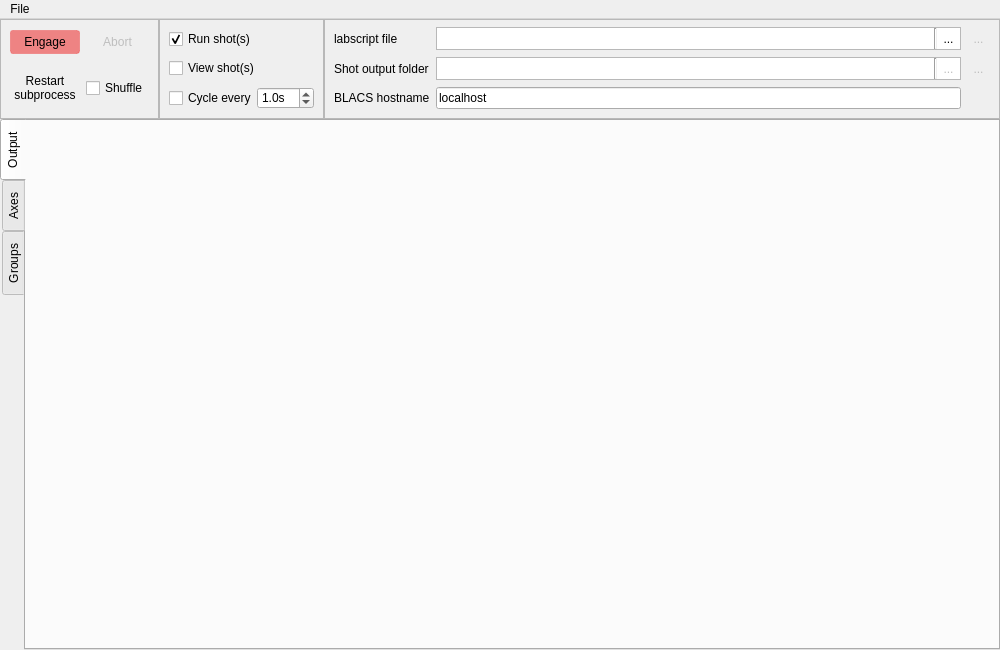
<?xml version="1.0" encoding="UTF-8"?>
<ui version="4.0">
 <class>MainWindow</class>
 <widget class="QMainWindow" name="MainWindow">
  <property name="geometry">
   <rect>
    <x>0</x>
    <y>0</y>
    <width>1000</width>
    <height>650</height>
   </rect>
  </property>
  <property name="windowTitle">
   <string>runmanager - the labscript suite</string>
  </property>
  <property name="windowIcon">
   <iconset>
    <normaloff>:/qtutils/custom/runmanager.png</normaloff>:/qtutils/custom/runmanager.png</iconset>
  </property>
  <property name="styleSheet">
   <string notr="true"/>
  </property>
  <property name="unifiedTitleAndToolBarOnMac">
   <bool>false</bool>
  </property>
  <widget class="QWidget" name="centralwidget">
   <property name="styleSheet">
    <string notr="true">QPushButton {
     border: none;
     padding: 4px;
 }

QPushButton:hover {
     background-color: qlineargradient(x1: 0, y1: 0, x2: 0, y2: 1,
                                       stop: 0 #f6f7fa, stop: 1 #dadbde);
     border: 1px solid #8f8f91;
     border-radius: 3px;
 }

 QPushButton:pressed {
     background-color: qlineargradient(x1: 0, y1: 0, x2: 0, y2: 1,
                                       stop: 0 #dadbde, stop: 1 #f6f7fa);
     border: 1px solid #8f8f91;
     border-radius: 3px;
 }

QPushButton:checked {
     background-color: #dadbde;
     border: 1px solid #8f8f91;
     border-radius: 3px;
 }

QPushButton:hover:checked {
     background-color: qlineargradient(x1: 0, y1: 0, x2: 0, y2: 1,
                                       stop: 0 #dadbde, stop: 1 #f6f7fa);
     border: 1px solid #8f8f91;
     border-radius: 3px;
 }

QToolButton {
     border: none;
     padding: 2px;
 }

QToolButton:hover {
     background-color: qlineargradient(x1: 0, y1: 0, x2: 0, y2: 1,
                                       stop: 0 #f6f7fa, stop: 1 #dadbde);
     border: 1px solid #8f8f91;
     border-radius: 3px;
 }

 QToolButton:pressed {
     background-color: qlineargradient(x1: 0, y1: 0, x2: 0, y2: 1,
                                       stop: 0 #dadbde, stop: 1 #f6f7fa);
     border: 1px solid #8f8f91;
     border-radius: 3px;
 }

QToolButton:checked {
     background-color: #dadbde;
     border: 1px solid #8f8f91;
     border-radius: 3px;
 }

QToolButton:hover:checked {
     background-color: qlineargradient(x1: 0, y1: 0, x2: 0, y2: 1,
                                       stop: 0 #dadbde, stop: 1 #f6f7fa);
     border: 1px solid #8f8f91;
     border-radius: 3px;
 }
</string>
   </property>
   <layout class="QVBoxLayout" name="verticalLayout">
    <property name="spacing">
     <number>0</number>
    </property>
    <property name="margin">
     <number>0</number>
    </property>
    <item>
     <layout class="QHBoxLayout" name="horizontalLayout_3">
      <property name="spacing">
       <number>0</number>
      </property>
      <property name="sizeConstraint">
       <enum>QLayout::SetDefaultConstraint</enum>
      </property>
      <item>
       <widget class="QFrame" name="frame">
        <property name="styleSheet">
         <string notr="true"/>
        </property>
        <property name="frameShape">
         <enum>QFrame::StyledPanel</enum>
        </property>
        <layout class="QGridLayout" name="gridLayout">
         <property name="topMargin">
          <number>0</number>
         </property>
         <property name="bottomMargin">
          <number>0</number>
         </property>
         <item row="0" column="1">
          <widget class="QPushButton" name="pushButton_abort">
           <property name="enabled">
            <bool>false</bool>
           </property>
           <property name="focusPolicy">
            <enum>Qt::NoFocus</enum>
           </property>
           <property name="toolTip">
            <string>Stop compiling shots after the current shot is compiled.
 To interrupt a compilation mid-shot, use the 'Restart subprocess' button</string>
           </property>
           <property name="text">
            <string>Abort</string>
           </property>
           <property name="icon">
            <iconset>
             <normaloff>:/qtutils/fugue/cross-octagon.png</normaloff>:/qtutils/fugue/cross-octagon.png</iconset>
           </property>
          </widget>
         </item>
         <item row="0" column="0">
          <widget class="QPushButton" name="pushButton_engage">
           <property name="enabled">
            <bool>true</bool>
           </property>
           <property name="focusPolicy">
            <enum>Qt::NoFocus</enum>
           </property>
           <property name="toolTip">
            <string>&lt;html&gt;&lt;head/&gt;&lt;body&gt;&lt;p&gt;Compile pending shots, submit them to BLACS if &quot;run shots&quot; is checked, and send them to runviewer if &quot;view shots&quot; is checked.&lt;/p&gt;&lt;/body&gt;&lt;/html&gt;</string>
           </property>
           <property name="autoFillBackground">
            <bool>false</bool>
           </property>
           <property name="styleSheet">
            <string notr="true">QPushButton {
	 background-color: rgb(238,96,96,192);
     border: 1px solid rgb(238,96,96,128);
	  border-radius: 3px;
     padding: 4px;
 }

QPushButton:hover {
     background-color: qlineargradient(x1: 0, y1: 0, x2: 0, y2: 1,
                                       stop: 0 #ff7878, stop: 1 #dd4848);
     border: None;
	 border-radius: 3px;
 }

 QPushButton:pressed {
     background-color: qlineargradient(x1: 0, y1: 0, x2: 0, y2: 1,
                                       stop: 0 #dd4848, stop: 1 #ff7878);
     border: 1px solid #8f8f91;
     border-radius: 3px;
 }</string>
           </property>
           <property name="text">
            <string>Engage</string>
           </property>
           <property name="icon">
            <iconset>
             <normaloff>:/qtutils/fugue/control.png</normaloff>:/qtutils/fugue/control.png</iconset>
           </property>
           <property name="autoDefault">
            <bool>false</bool>
           </property>
           <property name="flat">
            <bool>false</bool>
           </property>
          </widget>
         </item>
         <item row="1" column="0">
          <widget class="QPushButton" name="pushButton_restart_subprocess">
           <property name="focusPolicy">
            <enum>Qt::NoFocus</enum>
           </property>
           <property name="toolTip">
            <string>&lt;html&gt;&lt;head/&gt;&lt;body&gt;&lt;p&gt;Forcefully restart the compilation subprocess, stopping any compilation in process.&lt;/p&gt;&lt;p&gt;This can be useful if the child process is misbehaving for any reason.&lt;/p&gt;&lt;/body&gt;&lt;/html&gt;</string>
           </property>
           <property name="text">
            <string>Restart
subprocess</string>
           </property>
           <property name="icon">
            <iconset>
             <normaloff>:/qtutils/fugue/arrow-circle-135-left.png</normaloff>:/qtutils/fugue/arrow-circle-135-left.png</iconset>
           </property>
          </widget>
         </item>
         <item row="1" column="1">
          <widget class="QCheckBox" name="pushButton_shuffle">
           <property name="focusPolicy">
            <enum>Qt::NoFocus</enum>
           </property>
           <property name="toolTip">
            <string>&lt;html&gt;&lt;head/&gt;&lt;body&gt;&lt;p&gt;Send compiled shots to BLACS in a random order, to prevent scanned parameters correlating with temporal drifts.&lt;/p&gt;&lt;/body&gt;&lt;/html&gt;</string>
           </property>
           <property name="text">
            <string>Shuffle</string>
           </property>
           <property name="icon">
            <iconset>
             <normaloff>:/qtutils/fugue/arrow-switch.png</normaloff>:/qtutils/fugue/arrow-switch.png</iconset>
           </property>
           <property name="checkable">
            <bool>true</bool>
           </property>
           <property name="tristate">
            <bool>true</bool>
           </property>
          </widget>
         </item>
        </layout>
       </widget>
      </item>
      <item>
       <widget class="QFrame" name="frame">
        <property name="sizePolicy">
         <sizepolicy hsizetype="Minimum" vsizetype="Preferred">
          <horstretch>0</horstretch>
          <verstretch>0</verstretch>
         </sizepolicy>
        </property>
        <property name="frameShape">
         <enum>QFrame::StyledPanel</enum>
        </property>
        <layout class="QVBoxLayout" name="verticalLayout_2">
         <property name="spacing">
          <number>9</number>
         </property>
         <property name="sizeConstraint">
          <enum>QLayout::SetDefaultConstraint</enum>
         </property>
         <item>
          <widget class="QCheckBox" name="checkBox_run_shots">
           <property name="toolTip">
            <string>Send the shot files to BLACS after compilation</string>
           </property>
           <property name="text">
            <string>Run shot(s)</string>
           </property>
           <property name="checked">
            <bool>true</bool>
           </property>
          </widget>
         </item>
         <item>
          <widget class="QCheckBox" name="checkBox_view_shots">
           <property name="toolTip">
            <string>Open the shot files in runviewer after compilation</string>
           </property>
           <property name="text">
            <string>View shot(s)</string>
           </property>
          </widget>
         </item>
         <item>
          <layout class="QHBoxLayout" name="cycle_layout">
           <property name="spacing">
            <number>0</number>
           </property>
           <item>
            <widget class="QCheckBox" name="checkBox_cycle">
             <property name="toolTip">
              <string>Auto-Engage Every X seconds</string>
             </property>
             <property name="text">
              <string>Cycle every</string>
             </property>
            </widget>
           </item>
           <item>
            <widget class="QDoubleSpinBox" name="doubleSpinBox_cycle_time">
             <property name="sizePolicy">
              <sizepolicy hsizetype="Minimum" vsizetype="Fixed">
               <horstretch>0</horstretch>
               <verstretch>0</verstretch>
              </sizepolicy>
             </property>
             <property name="baseSize">
              <size>
               <width>0</width>
               <height>0</height>
              </size>
             </property>
             <property name="toolTip">
              <string>Cycle Time in seconds</string>
             </property>
             <property name="buttonSymbols">
              <enum>QAbstractSpinBox::UpDownArrows</enum>
             </property>
             <property name="specialValueText">
              <string/>
             </property>
             <property name="correctionMode">
              <enum>QAbstractSpinBox::CorrectToNearestValue</enum>
             </property>
             <property name="prefix">
              <string/>
             </property>
             <property name="suffix">
              <string>s</string>
             </property>
             <property name="decimals">
              <number>1</number>
             </property>
             <property name="minimum">
              <double>0.100000000000000</double>
             </property>
             <property name="maximum">
              <double>99.900000000000006</double>
             </property>
             <property name="singleStep">
              <double>0.100000000000000</double>
             </property>
             <property name="value">
              <double>1.000000000000000</double>
             </property>
            </widget>
           </item>
          </layout>
         </item>
        </layout>
       </widget>
      </item>
      <item>
       <widget class="QFrame" name="frame">
        <property name="sizePolicy">
         <sizepolicy hsizetype="Expanding" vsizetype="Preferred">
          <horstretch>1</horstretch>
          <verstretch>0</verstretch>
         </sizepolicy>
        </property>
        <property name="frameShape">
         <enum>QFrame::StyledPanel</enum>
        </property>
        <property name="frameShadow">
         <enum>QFrame::Plain</enum>
        </property>
        <layout class="QGridLayout" name="gridLayout_3">
         <property name="sizeConstraint">
          <enum>QLayout::SetDefaultConstraint</enum>
         </property>
         <property name="leftMargin">
          <number>9</number>
         </property>
         <property name="topMargin">
          <number>6</number>
         </property>
         <property name="bottomMargin">
          <number>6</number>
         </property>
         <item row="2" column="1">
          <widget class="QLineEdit" name="lineEdit_BLACS_hostname">
           <property name="toolTip">
            <string>&lt;html&gt;&lt;head/&gt;&lt;body&gt;&lt;p&gt;The host computer running BLACS.&lt;/p&gt;&lt;/body&gt;&lt;/html&gt;</string>
           </property>
           <property name="text">
            <string>localhost</string>
           </property>
           <property name="frame">
            <bool>true</bool>
           </property>
          </widget>
         </item>
         <item row="0" column="0">
          <widget class="QLabel" name="label_3">
           <property name="text">
            <string>labscript file</string>
           </property>
          </widget>
         </item>
         <item row="1" column="2">
          <widget class="QToolButton" name="toolButton_reset_shot_output_folder">
           <property name="enabled">
            <bool>false</bool>
           </property>
           <property name="toolTip">
            <string>&lt;html&gt;&lt;head/&gt;&lt;body&gt;&lt;p&gt;Reset to default output folder.&lt;/p&gt;&lt;p&gt;If the folder does not exist it will be created at compile-time.&lt;/p&gt;&lt;/body&gt;&lt;/html&gt;</string>
           </property>
           <property name="text">
            <string>...</string>
           </property>
           <property name="icon">
            <iconset>
             <normaloff>:/qtutils/fugue/arrow-turn-180-left.png</normaloff>:/qtutils/fugue/arrow-turn-180-left.png</iconset>
           </property>
          </widget>
         </item>
         <item row="1" column="0">
          <widget class="QLabel" name="label_2">
           <property name="text">
            <string>Shot output folder</string>
           </property>
          </widget>
         </item>
         <item row="2" column="0">
          <widget class="QLabel" name="label">
           <property name="text">
            <string>BLACS hostname</string>
           </property>
          </widget>
         </item>
         <item row="0" column="2">
          <widget class="QToolButton" name="toolButton_edit_labscript_file">
           <property name="enabled">
            <bool>false</bool>
           </property>
           <property name="toolTip">
            <string>&lt;html&gt;&lt;head/&gt;&lt;body&gt;&lt;p&gt;Edit this labscript file in a text editor.&lt;/p&gt;&lt;/body&gt;&lt;/html&gt;</string>
           </property>
           <property name="text">
            <string>...</string>
           </property>
           <property name="icon">
            <iconset>
             <normaloff>:/qtutils/fugue/document--pencil.png</normaloff>:/qtutils/fugue/document--pencil.png</iconset>
           </property>
          </widget>
         </item>
         <item row="1" column="1">
          <widget class="QFrame" name="frame">
           <property name="sizePolicy">
            <sizepolicy hsizetype="Preferred" vsizetype="Preferred">
             <horstretch>0</horstretch>
             <verstretch>0</verstretch>
            </sizepolicy>
           </property>
           <property name="sizeIncrement">
            <size>
             <width>0</width>
             <height>0</height>
            </size>
           </property>
           <property name="frameShape">
            <enum>QFrame::StyledPanel</enum>
           </property>
           <layout class="QHBoxLayout" name="horizontalLayout">
            <property name="spacing">
             <number>0</number>
            </property>
            <property name="margin">
             <number>0</number>
            </property>
            <item>
             <widget class="QLineEdit" name="lineEdit_shot_output_folder">
              <property name="sizePolicy">
               <sizepolicy hsizetype="Expanding" vsizetype="Ignored">
                <horstretch>0</horstretch>
                <verstretch>0</verstretch>
               </sizepolicy>
              </property>
              <property name="toolTip">
               <string>&lt;html&gt;&lt;head/&gt;&lt;body&gt;&lt;p&gt;The folder in which newly compiled shot files will be placed.&lt;/p&gt;&lt;p&gt;If the folder does not exist, it will be created at compile time.&lt;/p&gt;&lt;/body&gt;&lt;/html&gt;</string>
              </property>
              <property name="styleSheet">
               <string notr="true"/>
              </property>
              <property name="frame">
               <bool>false</bool>
              </property>
              <property name="readOnly">
               <bool>true</bool>
              </property>
             </widget>
            </item>
            <item>
             <widget class="Line" name="line_2">
              <property name="orientation">
               <enum>Qt::Vertical</enum>
              </property>
             </widget>
            </item>
            <item>
             <widget class="QToolButton" name="toolButton_select_shot_output_folder">
              <property name="enabled">
               <bool>false</bool>
              </property>
              <property name="toolTip">
               <string>Select folder ...</string>
              </property>
              <property name="styleSheet">
               <string notr="true">QToolButton{
    border: none;
    background: white;
    padding: 2px;
}

QToolButton:hover {
     background-color: qlineargradient(x1: 0, y1: 0, x2: 0, y2: 1,
                                       stop: 0 #f6f7fa, stop: 1 #dadbde);
 }

 QToolButton:pressed {
     background-color: qlineargradient(x1: 0, y1: 0, x2: 0, y2: 1,
                                       stop: 0 #dadbde, stop: 1 #f6f7fa);
 }</string>
              </property>
              <property name="text">
               <string>...</string>
              </property>
              <property name="icon">
               <iconset>
                <normaloff>:/qtutils/fugue/folder-horizontal-open.png</normaloff>:/qtutils/fugue/folder-horizontal-open.png</iconset>
              </property>
             </widget>
            </item>
           </layout>
          </widget>
         </item>
         <item row="0" column="1">
          <widget class="QFrame" name="frame">
           <property name="autoFillBackground">
            <bool>false</bool>
           </property>
           <property name="styleSheet">
            <string notr="true">QToolButton{
    background: rgb(224,224,224);
    padding: 3px;
}</string>
           </property>
           <property name="frameShape">
            <enum>QFrame::StyledPanel</enum>
           </property>
           <layout class="QHBoxLayout" name="horizontalLayout_2">
            <property name="spacing">
             <number>0</number>
            </property>
            <property name="margin">
             <number>0</number>
            </property>
            <item>
             <widget class="QLineEdit" name="lineEdit_labscript_file">
              <property name="sizePolicy">
               <sizepolicy hsizetype="Expanding" vsizetype="Ignored">
                <horstretch>0</horstretch>
                <verstretch>0</verstretch>
               </sizepolicy>
              </property>
              <property name="toolTip">
               <string>The labscript file to compile.</string>
              </property>
              <property name="styleSheet">
               <string notr="true"/>
              </property>
              <property name="frame">
               <bool>false</bool>
              </property>
              <property name="readOnly">
               <bool>true</bool>
              </property>
             </widget>
            </item>
            <item>
             <widget class="Line" name="line">
              <property name="orientation">
               <enum>Qt::Vertical</enum>
              </property>
             </widget>
            </item>
            <item>
             <widget class="QToolButton" name="toolButton_select_labscript_file">
              <property name="toolTip">
               <string>Select a file ...</string>
              </property>
              <property name="styleSheet">
               <string notr="true">QToolButton{
    border: none;
    background: white;
    padding: 2px;
}

QToolButton:hover {
     background-color: qlineargradient(x1: 0, y1: 0, x2: 0, y2: 1,
                                       stop: 0 #f6f7fa, stop: 1 #dadbde);
 }

 QToolButton:pressed {
     background-color: qlineargradient(x1: 0, y1: 0, x2: 0, y2: 1,
                                       stop: 0 #dadbde, stop: 1 #f6f7fa);
 }</string>
              </property>
              <property name="text">
               <string>...</string>
              </property>
              <property name="icon">
               <iconset>
                <normaloff>:/qtutils/custom/python-document.png</normaloff>:/qtutils/custom/python-document.png</iconset>
              </property>
             </widget>
            </item>
           </layout>
          </widget>
         </item>
        </layout>
       </widget>
      </item>
     </layout>
    </item>
    <item>
     <widget class="FingerTabWidget" name="tabWidget">
      <property name="sizePolicy">
       <sizepolicy hsizetype="Expanding" vsizetype="Expanding">
        <horstretch>0</horstretch>
        <verstretch>1</verstretch>
       </sizepolicy>
      </property>
      <property name="autoFillBackground">
       <bool>false</bool>
      </property>
      <property name="styleSheet">
       <string notr="true">QTabBar{ font-size: 9pt }</string>
      </property>
      <property name="tabPosition">
       <enum>QTabWidget::West</enum>
      </property>
      <property name="tabShape">
       <enum>QTabWidget::Rounded</enum>
      </property>
      <property name="currentIndex">
       <number>0</number>
      </property>
      <property name="elideMode">
       <enum>Qt::ElideRight</enum>
      </property>
      <property name="usesScrollButtons">
       <bool>true</bool>
      </property>
      <property name="documentMode">
       <bool>false</bool>
      </property>
      <property name="tabsClosable">
       <bool>false</bool>
      </property>
      <property name="movable">
       <bool>true</bool>
      </property>
      <widget class="QWidget" name="tab_output">
       <attribute name="icon">
        <iconset>
         <normaloff>:/qtutils/fugue/terminal.png</normaloff>:/qtutils/fugue/terminal.png</iconset>
       </attribute>
       <attribute name="title">
        <string>Output</string>
       </attribute>
       <attribute name="toolTip">
        <string>&lt;html&gt;&lt;head/&gt;&lt;body&gt;&lt;p&gt;View textual output of compilation.&lt;/p&gt;&lt;/body&gt;&lt;/html&gt;</string>
       </attribute>
       <layout class="QVBoxLayout" name="verticalLayout_5">
        <property name="spacing">
         <number>0</number>
        </property>
        <property name="margin">
         <number>0</number>
        </property>
        <item>
         <layout class="QVBoxLayout" name="verticalLayout_output_tab"/>
        </item>
       </layout>
      </widget>
      <widget class="QWidget" name="tab_axes">
       <attribute name="icon">
        <iconset>
         <normaloff>:/qtutils/custom/outer.png</normaloff>:/qtutils/custom/outer.png</iconset>
       </attribute>
       <attribute name="title">
        <string>Axes</string>
       </attribute>
       <attribute name="toolTip">
        <string>&lt;html&gt;&lt;head/&gt;&lt;body&gt;&lt;p&gt;See and change settings for the axes of the currently described parameter space.&lt;/p&gt;&lt;/body&gt;&lt;/html&gt;</string>
       </attribute>
       <layout class="QHBoxLayout" name="horizontalLayout_4">
        <property name="spacing">
         <number>0</number>
        </property>
        <property name="margin">
         <number>0</number>
        </property>
        <item>
         <layout class="QVBoxLayout" name="verticalLayout_4">
          <property name="spacing">
           <number>6</number>
          </property>
          <property name="leftMargin">
           <number>3</number>
          </property>
          <property name="rightMargin">
           <number>3</number>
          </property>
          <item>
           <spacer name="verticalSpacer">
            <property name="orientation">
             <enum>Qt::Vertical</enum>
            </property>
            <property name="sizeHint" stdset="0">
             <size>
              <width>20</width>
              <height>40</height>
             </size>
            </property>
           </spacer>
          </item>
          <item>
           <widget class="QToolButton" name="toolButton_axis_to_top">
            <property name="toolTip">
             <string>Move selected axis to top</string>
            </property>
            <property name="text">
             <string>...</string>
            </property>
            <property name="icon">
             <iconset>
              <normaloff>:/qtutils/fugue/arrow-stop-090.png</normaloff>:/qtutils/fugue/arrow-stop-090.png</iconset>
            </property>
           </widget>
          </item>
          <item>
           <widget class="QToolButton" name="toolButton_axis_up">
            <property name="toolTip">
             <string>Move selected axis up</string>
            </property>
            <property name="text">
             <string>...</string>
            </property>
            <property name="icon">
             <iconset>
              <normaloff>:/qtutils/fugue/arrow-090.png</normaloff>:/qtutils/fugue/arrow-090.png</iconset>
            </property>
           </widget>
          </item>
          <item>
           <widget class="QToolButton" name="toolButton_axis_down">
            <property name="toolTip">
             <string>Move selected axis down</string>
            </property>
            <property name="text">
             <string>...</string>
            </property>
            <property name="icon">
             <iconset>
              <normaloff>:/qtutils/fugue/arrow-270.png</normaloff>:/qtutils/fugue/arrow-270.png</iconset>
            </property>
           </widget>
          </item>
          <item>
           <widget class="QToolButton" name="toolButton_axis_to_bottom">
            <property name="toolTip">
             <string>Move selected axis to bottom</string>
            </property>
            <property name="text">
             <string>...</string>
            </property>
            <property name="icon">
             <iconset>
              <normaloff>:/qtutils/fugue/arrow-stop-270.png</normaloff>:/qtutils/fugue/arrow-stop-270.png</iconset>
            </property>
           </widget>
          </item>
          <item>
           <spacer name="verticalSpacer_2">
            <property name="orientation">
             <enum>Qt::Vertical</enum>
            </property>
            <property name="sizeHint" stdset="0">
             <size>
              <width>20</width>
              <height>40</height>
             </size>
            </property>
           </spacer>
          </item>
         </layout>
        </item>
        <item>
         <widget class="QScrollArea" name="scrollArea">
          <property name="frameShape">
           <enum>QFrame::NoFrame</enum>
          </property>
          <property name="widgetResizable">
           <bool>true</bool>
          </property>
          <widget class="QWidget" name="scrollAreaWidgetContents">
           <property name="geometry">
            <rect>
             <x>0</x>
             <y>0</y>
             <width>926</width>
             <height>486</height>
            </rect>
           </property>
           <layout class="QVBoxLayout" name="verticalLayout_7">
            <property name="spacing">
             <number>0</number>
            </property>
            <property name="margin">
             <number>0</number>
            </property>
            <item>
             <widget class="QTreeView" name="treeView_axes">
              <property name="editTriggers">
               <set>QAbstractItemView::NoEditTriggers</set>
              </property>
              <property name="selectionMode">
               <enum>QAbstractItemView::ExtendedSelection</enum>
              </property>
              <property name="selectionBehavior">
               <enum>QAbstractItemView::SelectRows</enum>
              </property>
             </widget>
            </item>
           </layout>
          </widget>
         </widget>
        </item>
       </layout>
      </widget>
      <widget class="QWidget" name="tab_groups">
       <attribute name="icon">
        <iconset>
         <normaloff>:/qtutils/fugue/tables-stacks.png</normaloff>:/qtutils/fugue/tables-stacks.png</iconset>
       </attribute>
       <attribute name="title">
        <string>Groups</string>
       </attribute>
       <attribute name="toolTip">
        <string>&lt;html&gt;&lt;head/&gt;&lt;body&gt;&lt;p&gt;Select files and groups of globals to view and edit in runviewer.&lt;/p&gt;&lt;/body&gt;&lt;/html&gt;</string>
       </attribute>
       <layout class="QVBoxLayout" name="verticalLayout_8">
        <property name="spacing">
         <number>0</number>
        </property>
        <property name="margin">
         <number>0</number>
        </property>
        <item>
         <layout class="QHBoxLayout" name="horizontalLayout_5">
          <property name="spacing">
           <number>9</number>
          </property>
          <property name="margin">
           <number>3</number>
          </property>
          <item>
           <widget class="QPushButton" name="pushButton_open_globals_file">
            <property name="focusPolicy">
             <enum>Qt::NoFocus</enum>
            </property>
            <property name="toolTip">
             <string>&lt;html&gt;&lt;head/&gt;&lt;body&gt;&lt;p&gt;Load an HDF file containing globals into runviewer.&lt;/p&gt;&lt;/body&gt;&lt;/html&gt;</string>
            </property>
            <property name="text">
             <string>Open globals file</string>
            </property>
            <property name="icon">
             <iconset>
              <normaloff>:/qtutils/fugue/folder-open-table.png</normaloff>:/qtutils/fugue/folder-open-table.png</iconset>
            </property>
           </widget>
          </item>
          <item>
           <widget class="QPushButton" name="pushButton_new_globals_file">
            <property name="focusPolicy">
             <enum>Qt::NoFocus</enum>
            </property>
            <property name="toolTip">
             <string>&lt;html&gt;&lt;head/&gt;&lt;body&gt;&lt;p&gt;Create a new HDF file to store globals in.&lt;/p&gt;&lt;/body&gt;&lt;/html&gt;</string>
            </property>
            <property name="text">
             <string>New globals file</string>
            </property>
            <property name="icon">
             <iconset>
              <normaloff>:/qtutils/fugue/table--plus.png</normaloff>:/qtutils/fugue/table--plus.png</iconset>
            </property>
           </widget>
          </item>
          <item>
           <widget class="QPushButton" name="pushButton_diff_globals_file">
            <property name="focusPolicy">
             <enum>Qt::NoFocus</enum>
            </property>
            <property name="toolTip">
             <string>&lt;html&gt;&lt;head/&gt;&lt;body&gt;&lt;p&gt;Compare the globals stored in an HDF5 file with those currently in use by runmanager.&lt;/p&gt;&lt;/body&gt;&lt;/html&gt;</string>
            </property>
            <property name="text">
             <string>Diff globals file</string>
            </property>
            <property name="icon">
             <iconset>
              <normaloff>:/qtutils/fugue/tables.png</normaloff>:/qtutils/fugue/tables.png</iconset>
            </property>
           </widget>
          </item>
          <item>
           <spacer name="horizontalSpacer">
            <property name="orientation">
             <enum>Qt::Horizontal</enum>
            </property>
            <property name="sizeHint" stdset="0">
             <size>
              <width>40</width>
              <height>20</height>
             </size>
            </property>
           </spacer>
          </item>
         </layout>
        </item>
        <item>
         <widget class="QScrollArea" name="scrollArea_2">
          <property name="frameShape">
           <enum>QFrame::NoFrame</enum>
          </property>
          <property name="widgetResizable">
           <bool>true</bool>
          </property>
          <widget class="QWidget" name="scrollAreaWidgetContents_2">
           <property name="geometry">
            <rect>
             <x>0</x>
             <y>0</y>
             <width>963</width>
             <height>448</height>
            </rect>
           </property>
           <layout class="QVBoxLayout" name="verticalLayout_6">
            <property name="spacing">
             <number>0</number>
            </property>
            <property name="margin">
             <number>0</number>
            </property>
            <item>
             <widget class="TreeView" name="treeView_groups">
              <property name="alternatingRowColors">
               <bool>true</bool>
              </property>
             </widget>
            </item>
           </layout>
          </widget>
         </widget>
        </item>
       </layout>
      </widget>
     </widget>
    </item>
   </layout>
  </widget>
  <widget class="QMenuBar" name="menuBar">
   <property name="geometry">
    <rect>
     <x>0</x>
     <y>0</y>
     <width>1000</width>
     <height>31</height>
    </rect>
   </property>
   <widget class="QMenu" name="menuFile">
    <property name="title">
     <string>File</string>
    </property>
    <addaction name="actionLoad_configuration"/>
    <addaction name="actionRevert_configuration"/>
    <addaction name="actionSave_configuration"/>
    <addaction name="actionSave_configuration_as"/>
    <addaction name="actionQuit"/>
   </widget>
   <addaction name="menuFile"/>
  </widget>
  <action name="actionLoad_configuration">
   <property name="icon">
    <iconset>
     <normaloff>:/qtutils/fugue/folder-open.png</normaloff>:/qtutils/fugue/folder-open.png</iconset>
   </property>
   <property name="text">
    <string>Load configuration</string>
   </property>
   <property name="shortcut">
    <string>Ctrl+O</string>
   </property>
  </action>
  <action name="actionSave_configuration_as">
   <property name="enabled">
    <bool>false</bool>
   </property>
   <property name="icon">
    <iconset>
     <normaloff>:/qtutils/fugue/disk--plus.png</normaloff>:/qtutils/fugue/disk--plus.png</iconset>
   </property>
   <property name="text">
    <string>Save as...</string>
   </property>
   <property name="shortcut">
    <string>Ctrl+Shift+S</string>
   </property>
  </action>
  <action name="actionQuit">
   <property name="icon">
    <iconset>
     <normaloff>:/qtutils/fugue/cross-button.png</normaloff>:/qtutils/fugue/cross-button.png</iconset>
   </property>
   <property name="text">
    <string>Quit</string>
   </property>
   <property name="shortcut">
    <string>Ctrl+Q</string>
   </property>
  </action>
  <action name="actionSave_configuration">
   <property name="icon">
    <iconset>
     <normaloff>:/qtutils/fugue/disk.png</normaloff>:/qtutils/fugue/disk.png</iconset>
   </property>
   <property name="text">
    <string>Save configuration</string>
   </property>
   <property name="shortcut">
    <string>Ctrl+S</string>
   </property>
  </action>
  <action name="actionRevert_configuration">
   <property name="enabled">
    <bool>false</bool>
   </property>
   <property name="icon">
    <iconset>
     <normaloff>:/qtutils/fugue/arrow-curve-180-left.png</normaloff>:/qtutils/fugue/arrow-curve-180-left.png</iconset>
   </property>
   <property name="text">
    <string>Revert configuration</string>
   </property>
  </action>
 </widget>
 <customwidgets>
  <customwidget>
   <class>FingerTabWidget</class>
   <extends>QTabWidget</extends>
   <header>qtutils/widgets.h</header>
   <container>1</container>
  </customwidget>
  <customwidget>
   <class>TreeView</class>
   <extends>QTreeView</extends>
   <header>qtutils/widgets.h</header>
  </customwidget>
 </customwidgets>
 <tabstops>
  <tabstop>pushButton_engage</tabstop>
  <tabstop>pushButton_abort</tabstop>
  <tabstop>pushButton_restart_subprocess</tabstop>
  <tabstop>pushButton_shuffle</tabstop>
  <tabstop>lineEdit_labscript_file</tabstop>
  <tabstop>toolButton_select_labscript_file</tabstop>
  <tabstop>toolButton_edit_labscript_file</tabstop>
  <tabstop>lineEdit_shot_output_folder</tabstop>
  <tabstop>toolButton_select_shot_output_folder</tabstop>
  <tabstop>toolButton_reset_shot_output_folder</tabstop>
  <tabstop>lineEdit_BLACS_hostname</tabstop>
  <tabstop>tabWidget</tabstop>
  <tabstop>scrollArea</tabstop>
  <tabstop>toolButton_axis_to_top</tabstop>
  <tabstop>toolButton_axis_up</tabstop>
  <tabstop>toolButton_axis_down</tabstop>
  <tabstop>toolButton_axis_to_bottom</tabstop>
  <tabstop>treeView_axes</tabstop>
  <tabstop>pushButton_open_globals_file</tabstop>
  <tabstop>pushButton_new_globals_file</tabstop>
  <tabstop>pushButton_diff_globals_file</tabstop>
  <tabstop>treeView_groups</tabstop>
  <tabstop>scrollArea_2</tabstop>
 </tabstops>
 <resources>
  <include location="../../Anaconda/Lib/site-packages/qtutils/icons/icons.qrc"/>
 </resources>
 <connections/>
</ui>
